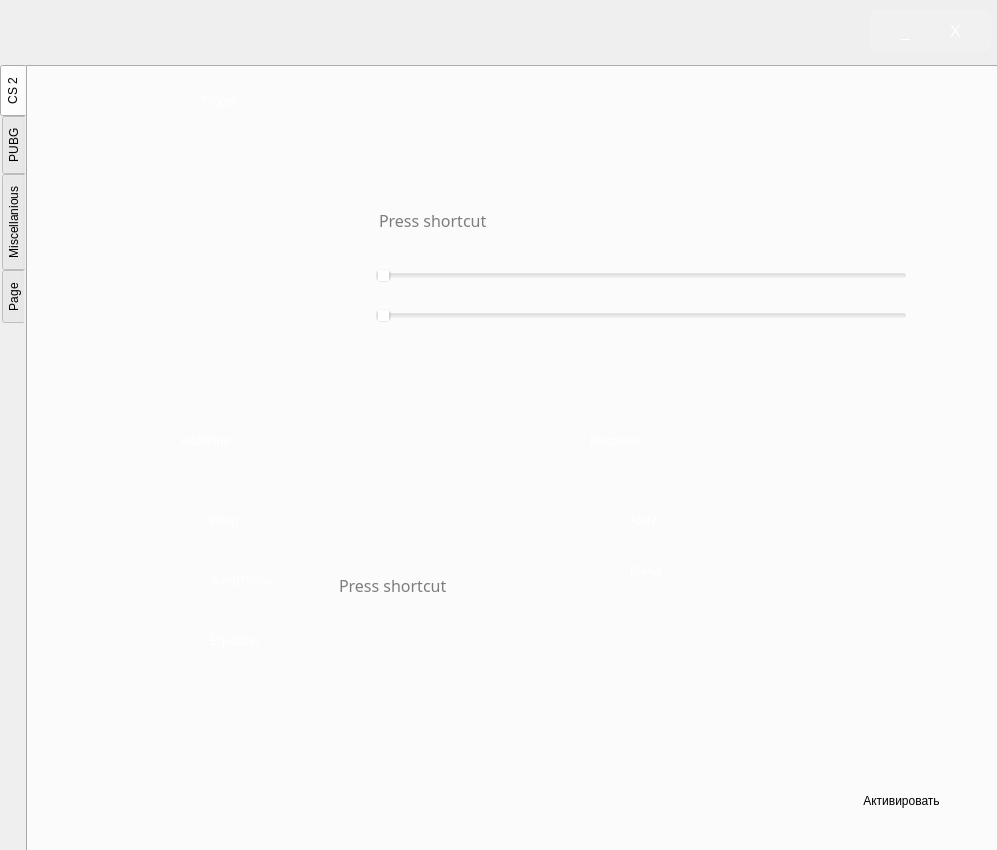
<?xml version="1.0" encoding="UTF-8"?>
<ui version="4.0">
 <class>MainWindow</class>
 <widget class="QMainWindow" name="MainWindow">
  <property name="geometry">
   <rect>
    <x>0</x>
    <y>0</y>
    <width>997</width>
    <height>850</height>
   </rect>
  </property>
  <property name="windowTitle">
   <string>MainWindow</string>
  </property>
  <property name="styleSheet">
   <string notr="true">background-color: qlineargradient(spread:pad, 
                                  x1:0, y1:1, 
                                  x2:1, y2:0, 
                                  stop:0 rgba(33, 55, 79, 255),   
                                  stop:0.5 rgba(25, 27, 40, 255), 
                                  stop:1 rgba(95, 18, 70, 255));</string>
  </property>
  <widget class="QWidget" name="centralwidget">
   <widget class="QTabWidget" name="tabWidget">
    <property name="geometry">
     <rect>
      <x>0</x>
      <y>65</y>
      <width>1011</width>
      <height>791</height>
     </rect>
    </property>
    <property name="sizePolicy">
     <sizepolicy hsizetype="Preferred" vsizetype="Preferred">
      <horstretch>0</horstretch>
      <verstretch>0</verstretch>
     </sizepolicy>
    </property>
    <property name="statusTip">
     <string/>
    </property>
    <property name="autoFillBackground">
     <bool>false</bool>
    </property>
    <property name="styleSheet">
     <string notr="true">border: none;</string>
    </property>
    <property name="tabPosition">
     <enum>QTabWidget::West</enum>
    </property>
    <property name="tabShape">
     <enum>QTabWidget::Rounded</enum>
    </property>
    <property name="currentIndex">
     <number>0</number>
    </property>
    <property name="iconSize">
     <size>
      <width>30</width>
      <height>30</height>
     </size>
    </property>
    <property name="elideMode">
     <enum>Qt::ElideLeft</enum>
    </property>
    <property name="movable">
     <bool>false</bool>
    </property>
    <widget class="QWidget" name="tab">
     <attribute name="title">
      <string>CS 2</string>
     </attribute>
     <widget class="QPushButton" name="pushButton">
      <property name="geometry">
       <rect>
        <x>790</x>
        <y>700</y>
        <width>171</width>
        <height>71</height>
       </rect>
      </property>
      <property name="text">
       <string>Активировать</string>
      </property>
     </widget>
     <widget class="QFrame" name="frame">
      <property name="geometry">
       <rect>
        <x>130</x>
        <y>10</y>
        <width>831</width>
        <height>301</height>
       </rect>
      </property>
      <property name="styleSheet">
       <string notr="true">background-color: rgba(255, 255, 255, 30);
border: 1px solid rgba(255, 255, 255, 40);
border-radius: 7px; </string>
      </property>
      <property name="frameShape">
       <enum>QFrame::StyledPanel</enum>
      </property>
      <property name="frameShadow">
       <enum>QFrame::Raised</enum>
      </property>
      <widget class="QPushButton" name="toggleButton">
       <property name="geometry">
        <rect>
         <x>70</x>
         <y>70</y>
         <width>101</width>
         <height>41</height>
        </rect>
       </property>
       <property name="text">
        <string/>
       </property>
      </widget>
      <widget class="QSlider" name="horizontalSlider">
       <property name="geometry">
        <rect>
         <x>220</x>
         <y>190</y>
         <width>531</width>
         <height>22</height>
        </rect>
       </property>
       <property name="orientation">
        <enum>Qt::Horizontal</enum>
       </property>
      </widget>
      <widget class="QSlider" name="horizontalSlider_2">
       <property name="geometry">
        <rect>
         <x>220</x>
         <y>230</y>
         <width>531</width>
         <height>22</height>
        </rect>
       </property>
       <property name="orientation">
        <enum>Qt::Horizontal</enum>
       </property>
      </widget>
      <widget class="QKeySequenceEdit" name="keySequenceEdit">
       <property name="geometry">
        <rect>
         <x>220</x>
         <y>130</y>
         <width>161</width>
         <height>31</height>
        </rect>
       </property>
       <property name="font">
        <font>
         <family>Segoe Print</family>
         <pointsize>12</pointsize>
         <underline>false</underline>
         <strikeout>false</strikeout>
         <kerning>true</kerning>
        </font>
       </property>
       <property name="styleSheet">
        <string notr="true">text-align: center;</string>
       </property>
       <property name="locale">
        <locale language="English" country="UnitedStates"/>
       </property>
      </widget>
      <widget class="QLabel" name="label">
       <property name="geometry">
        <rect>
         <x>40</x>
         <y>0</y>
         <width>101</width>
         <height>51</height>
        </rect>
       </property>
       <property name="styleSheet">
        <string notr="true">font: 20pt &quot;Segoe UI Semilight&quot;;
color: white;
background-color: rgba(255, 255, 255, 0);
border: 1px solid rgba(255, 255, 255, 0);
border-radius: 7px; </string>
       </property>
       <property name="text">
        <string>Trigger</string>
       </property>
      </widget>
     </widget>
     <widget class="QFrame" name="frame_3">
      <property name="geometry">
       <rect>
        <x>130</x>
        <y>330</y>
        <width>411</width>
        <height>331</height>
       </rect>
      </property>
      <property name="styleSheet">
       <string notr="true">background-color: rgba(255, 255, 255, 30);
border: 1px solid rgba(255, 255, 255, 40);
border-radius: 7px; </string>
      </property>
      <property name="frameShape">
       <enum>QFrame::StyledPanel</enum>
      </property>
      <property name="frameShadow">
       <enum>QFrame::Raised</enum>
      </property>
      <widget class="QPushButton" name="toggleButton_3">
       <property name="geometry">
        <rect>
         <x>320</x>
         <y>120</y>
         <width>75</width>
         <height>31</height>
        </rect>
       </property>
       <property name="text">
        <string/>
       </property>
      </widget>
      <widget class="QKeySequenceEdit" name="keySequenceEdit_3">
       <property name="geometry">
        <rect>
         <x>180</x>
         <y>170</y>
         <width>131</width>
         <height>41</height>
        </rect>
       </property>
       <property name="font">
        <font>
         <family>Segoe Print</family>
         <pointsize>12</pointsize>
         <underline>false</underline>
         <strikeout>false</strikeout>
         <kerning>true</kerning>
        </font>
       </property>
       <property name="styleSheet">
        <string notr="true">text-align: center;</string>
       </property>
       <property name="locale">
        <locale language="English" country="UnitedStates"/>
       </property>
      </widget>
      <widget class="QLabel" name="label_3">
       <property name="geometry">
        <rect>
         <x>20</x>
         <y>20</y>
         <width>131</width>
         <height>51</height>
        </rect>
       </property>
       <property name="styleSheet">
        <string notr="true">font: 20pt &quot;Segoe UI Semilight&quot;;
color: white;
background-color: rgba(255, 255, 255, 0);
border: 1px solid rgba(255, 255, 255, 0);
border-radius: 7px; </string>
       </property>
       <property name="text">
        <string>Additions</string>
       </property>
      </widget>
      <widget class="QPushButton" name="toggleButton_5">
       <property name="geometry">
        <rect>
         <x>320</x>
         <y>175</y>
         <width>75</width>
         <height>31</height>
        </rect>
       </property>
       <property name="text">
        <string/>
       </property>
      </widget>
      <widget class="QPushButton" name="toggleButton_6">
       <property name="geometry">
        <rect>
         <x>320</x>
         <y>230</y>
         <width>75</width>
         <height>31</height>
        </rect>
       </property>
       <property name="text">
        <string/>
       </property>
      </widget>
      <widget class="QLabel" name="label_5">
       <property name="geometry">
        <rect>
         <x>50</x>
         <y>160</y>
         <width>121</width>
         <height>51</height>
        </rect>
       </property>
       <property name="styleSheet">
        <string notr="true">font: 16pt &quot;Segoe UI Semilight&quot;;
color: white;
background-color: rgba(255, 255, 255, 0);
border: 1px solid rgba(255, 255, 255, 0);
border-radius: 7px; </string>
       </property>
       <property name="text">
        <string>JumpThrow</string>
       </property>
      </widget>
      <widget class="QLabel" name="label_6">
       <property name="geometry">
        <rect>
         <x>50</x>
         <y>100</y>
         <width>61</width>
         <height>51</height>
        </rect>
       </property>
       <property name="styleSheet">
        <string notr="true">font: 16pt &quot;Segoe UI Semilight&quot;;
color: white;
background-color: rgba(255, 255, 255, 0);
border: 1px solid rgba(255, 255, 255, 0);
border-radius: 7px; </string>
       </property>
       <property name="text">
        <string>Bhop</string>
       </property>
      </widget>
      <widget class="QLabel" name="label_7">
       <property name="geometry">
        <rect>
         <x>50</x>
         <y>220</y>
         <width>101</width>
         <height>51</height>
        </rect>
       </property>
       <property name="styleSheet">
        <string notr="true">font: 16pt &quot;Segoe UI Semilight&quot;;
color: white;
background-color: rgba(255, 255, 255, 0);
border: 1px solid rgba(255, 255, 255, 0);
border-radius: 7px; </string>
       </property>
       <property name="text">
        <string>Equalizer</string>
       </property>
      </widget>
     </widget>
     <widget class="QFrame" name="frame_4">
      <property name="geometry">
       <rect>
        <x>550</x>
        <y>330</y>
        <width>411</width>
        <height>331</height>
       </rect>
      </property>
      <property name="styleSheet">
       <string notr="true">background-color: rgba(255, 255, 255, 30);
border: 1px solid rgba(255, 255, 255, 40);
border-radius: 7px; </string>
      </property>
      <property name="frameShape">
       <enum>QFrame::StyledPanel</enum>
      </property>
      <property name="frameShadow">
       <enum>QFrame::Raised</enum>
      </property>
      <widget class="QPushButton" name="toggleButton_4">
       <property name="geometry">
        <rect>
         <x>320</x>
         <y>112</y>
         <width>75</width>
         <height>31</height>
        </rect>
       </property>
       <property name="text">
        <string/>
       </property>
      </widget>
      <widget class="QLabel" name="label_4">
       <property name="geometry">
        <rect>
         <x>10</x>
         <y>20</y>
         <width>121</width>
         <height>51</height>
        </rect>
       </property>
       <property name="styleSheet">
        <string notr="true">font: 20pt &quot;Segoe UI Semilight&quot;;
color: white;
background-color: rgba(255, 255, 255, 0);
border: 1px solid rgba(255, 255, 255, 0);
border-radius: 7px; </string>
       </property>
       <property name="text">
        <string>Macroses</string>
       </property>
      </widget>
      <widget class="QPushButton" name="toggleButton_7">
       <property name="geometry">
        <rect>
         <x>320</x>
         <y>170</y>
         <width>75</width>
         <height>31</height>
        </rect>
       </property>
       <property name="text">
        <string/>
       </property>
      </widget>
      <widget class="QLabel" name="label_8">
       <property name="geometry">
        <rect>
         <x>50</x>
         <y>100</y>
         <width>61</width>
         <height>51</height>
        </rect>
       </property>
       <property name="styleSheet">
        <string notr="true">font: 16pt &quot;Segoe UI Semilight&quot;;
color: white;
background-color: rgba(255, 255, 255, 0);
border: 1px solid rgba(255, 255, 255, 0);
border-radius: 7px; </string>
       </property>
       <property name="text">
        <string>Ak47</string>
       </property>
      </widget>
      <widget class="QLabel" name="label_9">
       <property name="geometry">
        <rect>
         <x>50</x>
         <y>150</y>
         <width>61</width>
         <height>51</height>
        </rect>
       </property>
       <property name="styleSheet">
        <string notr="true">font: 16pt &quot;Segoe UI Semilight&quot;;
color: white;
background-color: rgba(255, 255, 255, 0);
border: 1px solid rgba(255, 255, 255, 0);
border-radius: 7px; </string>
       </property>
       <property name="text">
        <string>M4A4</string>
       </property>
      </widget>
     </widget>
    </widget>
    <widget class="QWidget" name="tab_2">
     <attribute name="title">
      <string>PUBG</string>
     </attribute>
    </widget>
    <widget class="QWidget" name="tab_3">
     <attribute name="title">
      <string>Miscellanious</string>
     </attribute>
    </widget>
    <widget class="QWidget" name="tab_4">
     <attribute name="title">
      <string>Page</string>
     </attribute>
    </widget>
   </widget>
   <widget class="QFrame" name="frame_2">
    <property name="geometry">
     <rect>
      <x>870</x>
      <y>10</y>
      <width>121</width>
      <height>41</height>
     </rect>
    </property>
    <property name="styleSheet">
     <string notr="true">background-color: rgba(255, 255, 255, 30);
border: 1px solid rgba(255, 255, 255, 40);
border-radius: 7px; </string>
    </property>
    <property name="frameShape">
     <enum>QFrame::StyledPanel</enum>
    </property>
    <property name="frameShadow">
     <enum>QFrame::Raised</enum>
    </property>
    <widget class="QPushButton" name="minimize_button">
     <property name="geometry">
      <rect>
       <x>10</x>
       <y>10</y>
       <width>51</width>
       <height>23</height>
      </rect>
     </property>
     <property name="styleSheet">
      <string notr="true">QPushButton {
                background-color: transparent;
                color: white;
                font-size: 16px;
                border: none;
            }
            QPushButton:hover {
                background-color: #444;
            }</string>
     </property>
     <property name="text">
      <string>_</string>
     </property>
    </widget>
    <widget class="QPushButton" name="close_button">
     <property name="enabled">
      <bool>true</bool>
     </property>
     <property name="geometry">
      <rect>
       <x>60</x>
       <y>10</y>
       <width>51</width>
       <height>23</height>
      </rect>
     </property>
     <property name="styleSheet">
      <string notr="true">QPushButton {
                background-color: transparent;
                color: white;
                font-size: 16px;
                border: none;
            }
            QPushButton:hover {
                background-color: #ff0000;
            }</string>
     </property>
     <property name="text">
      <string>X</string>
     </property>
    </widget>
   </widget>
  </widget>
 </widget>
 <resources>
  <include location="../../../../Downloads/res.qrc"/>
 </resources>
 <connections/>
</ui>
